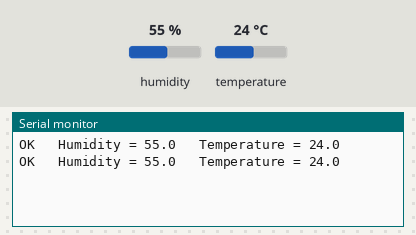
The sketch below on a simulated Arduino Uno, built with avr-gcc and run on an emulated ATmega328P. Parts: the last lines printed to the serial monitor. Inputs (shaded band) come from the test bench; at power-on: humidity 55 %, temperature 24 °C.

Above: at 5.3 s.
5.4 s: humidity set to 22 %
At 7.5 s:
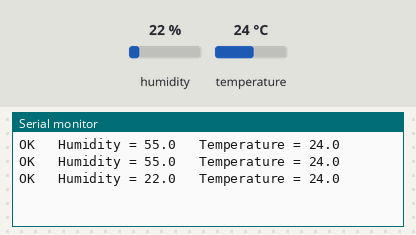
9.0 s: temperature set to 12 °C
At 10.8 s:
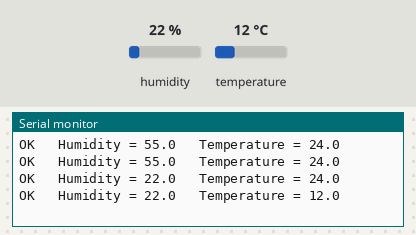
12.6 s: humidity set to 40 %
At 15.1 s:
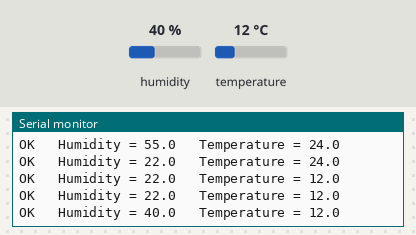
Timing chart, 0 to 16.6 s (numbered marks = the images above; inputs shaded):
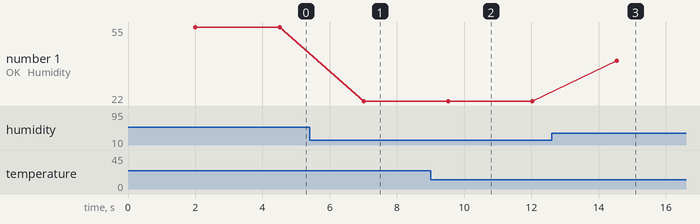

Measured:
- after the input at 5.4 s, the serial monitor: prints a new line after 1.6 s (image 1)
- after the input at 9.0 s, the serial monitor: prints a new line after 0.52 s (image 2)
- after the input at 12.6 s, the serial monitor: prints a new line after 1.9 s (image 3)
- plotted number 1: 55 → 22 after the input at 5.4 s, 22 → 40 after the input at 12.6 s

The sketch:

lab4_1.ino
```cpp
#include <DHT.h>
DHT dht;
void setup()
{
  Serial.begin(9600);
  dht.setup(2); // data GPIO2 D4
}
void loop() {
  delay(dht.getMinimumSamplingPeriod());
  float humidity = dht.getHumidity();
  float temperature = dht.getTemperature();
  Serial.print(dht.getStatusString());
  Serial.print("\t Humidity = ");
  Serial.print(humidity, 1);
  Serial.print("\t Temperature = ");
  Serial.println(temperature, 1);
  delay(500);
}
```
